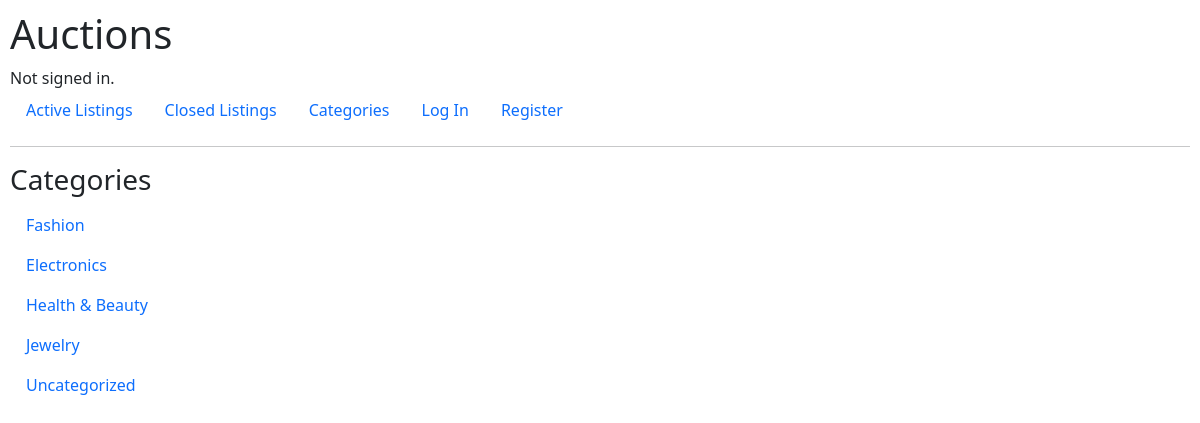
Page /categories/ on the earlier database version.
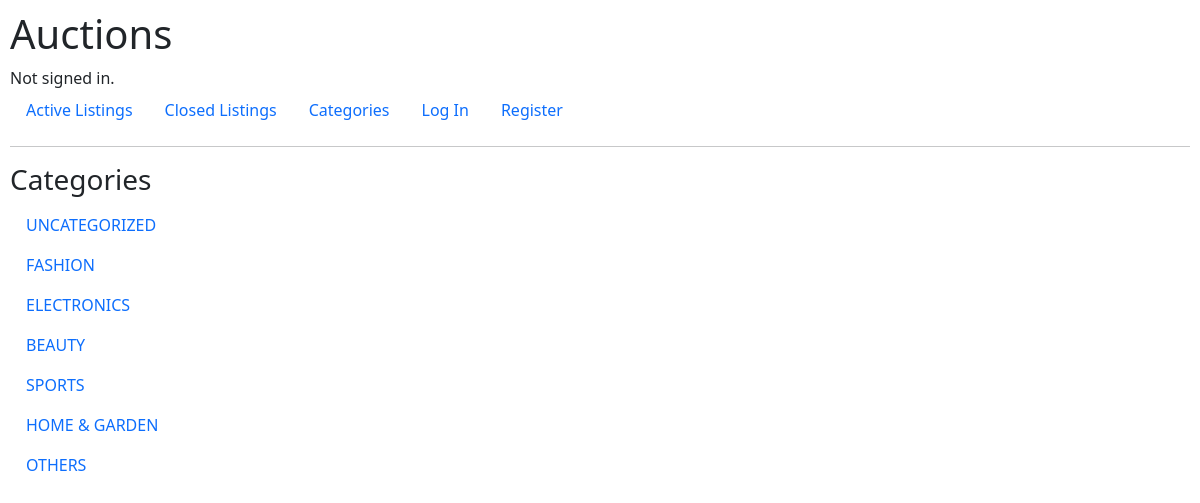
Same page on the later database version.
### auctions/models.py (models this page shows, shortened)
class Category(models.Model):
    title = models.CharField(max_length=100)

### auctions/views.py (the view)
# urls.py: path('categories/',views.categories,name='categories'),
def categories(request):
    categories = Category.objects.all()
    return render(request,'auctions/categories.html',{
        'categories':categories
    })

### auctions/templates/auctions/categories.html (shortened to what this page needs)
{% extends "auctions/layout.html" %}
{% block body %}
    <h3>Categories</h3>
    {% for category in categories %}
        <ul class="nav">
            <li class="nav-item">
                <a href="{% url 'category_detail' category.id %}" class="nav-link text-primary">{{ category.title }}</a>
            </li>
        </ul>
    {% endfor %}
{% endblock %}

### auctions/templates/auctions/layout.html (shortened to what this page needs)
{% load static %}
<!DOCTYPE html>
<html lang="en">
    <head>
        <link rel="stylesheet" href="https://stackpath.bootstrapcdn.com/bootstrap/4.4.1/css/bootstrap.min.css">
        <link href="{% static 'auctions/styles.css' %}" rel="stylesheet">
        <link rel="stylesheet" href="https://cdn.jsdelivr.net/npm/bootstrap@5.2.2/dist/css/bootstrap.min.css">
    </head>
    <body>
        <h1>Auctions</h1>
        <div>
            {% if user.is_authenticated %}
                Signed in as <strong>{{ user.username }}</strong>.
            {% else %}
                Not signed in.
            {% endif %}
        </div>
        <ul class="nav">
            <li class="nav-item">
                <a class="nav-link" href="{% url 'index' %}">Active Listings</a>
            </li>
            <li class="nav-item">
                <a class="nav-link" href="{% url 'closed_listing' %}">Closed Listings</a>
            </li>
            <li class="nav-item">
                <a class="nav-link" href="{% url 'categories' %}">Categories</a>
            </li>
            {% if user.is_authenticated %}
            <li class="nav-item">
                <a class="nav-link" href="{% url 'watchlist' %}">Watchlist</a>
            </li>
                <li class="nav-item">
                    <a class="nav-link" href="{% url 'create_listing' user.id %}">Create Listing</a>
                </li>
                <li class="nav-item">
                    <a class="nav-link" href="{% url 'logout' %}">Log Out</a>
                </li>
            {% else %}
                <li class="nav-item">
                    <a class="nav-link" href="{% url 'login' %}">Log In</a>
                </li>
                <li class="nav-item">
                    <a class="nav-link" href="{% url 'register' %}">Register</a>
                </li>
            {% endif %}
        </ul>
        <hr>
        {% block body %}
        {% endblock %}
    </body>
</html>

### auctions/static/auctions/styles.css (style rules this page uses)
body { padding: 10px; }

Differences in the rows shown:
removed Category: title "Fashion"
removed Category: title "Electronics"
removed Category: title "Health & Beauty"
removed Category: title "Jewelry"
removed Category: title "Uncategorized"
added Category: title "UNCATEGORIZED"
added Category: title "FASHION"
added Category: title "ELECTRONICS"
added Category: title "BEAUTY"
added Category: title "SPORTS"
added Category: title "HOME & GARDEN"
added Category: title "OTHERS"
